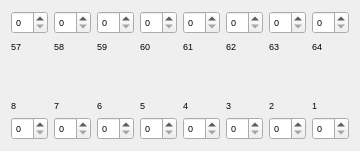
  <widget class="QWidget" name="layoutWidget">
   <property name="geometry">
    <rect>
     <x>530</x>
     <y>260</y>
     <width>341</width>
     <height>151</height>
    </rect>
   </property>
   <property name="font">
    <font>
     <pointsize>7</pointsize>
    </font>
   </property>
   <layout class="QVBoxLayout" name="verticalLayout_46">
    <item>
     <layout class="QHBoxLayout" name="horizontalLayout_56">
      <item>
       <layout class="QVBoxLayout" name="verticalLayout_38">
        <item>
         <widget class="QSpinBox" name="sp57">
          <property name="font">
           <font>
            <pointsize>7</pointsize>
           </font>
          </property>
         </widget>
        </item>
        <item>
         <widget class="QLabel" name="label_82">
          <property name="font">
           <font>
            <pointsize>7</pointsize>
           </font>
          </property>
          <property name="text">
           <string>57</string>
          </property>
         </widget>
        </item>
       </layout>
      </item>
      <item>
       <layout class="QVBoxLayout" name="verticalLayout_39">
        <item>
         <widget class="QSpinBox" name="sp58">
          <property name="font">
           <font>
            <pointsize>7</pointsize>
           </font>
          </property>
         </widget>
        </item>
        <item>
         <widget class="QLabel" name="label_83">
          <property name="font">
           <font>
            <pointsize>7</pointsize>
           </font>
          </property>
          <property name="text">
           <string>58</string>
          </property>
         </widget>
        </item>
       </layout>
      </item>
      <item>
       <layout class="QVBoxLayout" name="verticalLayout_40">
        <item>
         <widget class="QSpinBox" name="sp59">
          <property name="font">
           <font>
            <pointsize>7</pointsize>
           </font>
          </property>
         </widget>
        </item>
        <item>
         <widget class="QLabel" name="label_84">
          <property name="font">
           <font>
            <pointsize>7</pointsize>
           </font>
          </property>
          <property name="text">
           <string>59</string>
          </property>
         </widget>
        </item>
       </layout>
      </item>
      <item>
       <layout class="QVBoxLayout" name="verticalLayout_41">
        <item>
         <widget class="QSpinBox" name="sp60">
          <property name="font">
           <font>
            <pointsize>7</pointsize>
           </font>
          </property>
         </widget>
        </item>
        <item>
         <widget class="QLabel" name="label_85">
          <property name="font">
           <font>
            <pointsize>7</pointsize>
           </font>
          </property>
          <property name="text">
           <string>60</string>
          </property>
         </widget>
        </item>
       </layout>
      </item>
      <item>
       <layout class="QVBoxLayout" name="verticalLayout_42">
        <item>
         <widget class="QSpinBox" name="sp61">
          <property name="font">
           <font>
            <pointsize>7</pointsize>
           </font>
          </property>
         </widget>
        </item>
        <item>
         <widget class="QLabel" name="label_86">
          <property name="font">
           <font>
            <pointsize>7</pointsize>
           </font>
          </property>
          <property name="text">
           <string>61</string>
          </property>
         </widget>
        </item>
       </layout>
      </item>
      <item>
       <layout class="QVBoxLayout" name="verticalLayout_43">
        <item>
         <widget class="QSpinBox" name="sp62">
          <property name="font">
           <font>
            <pointsize>7</pointsize>
           </font>
          </property>
         </widget>
        </item>
        <item>
         <widget class="QLabel" name="label_87">
          <property name="font">
           <font>
            <pointsize>7</pointsize>
           </font>
          </property>
          <property name="text">
           <string>62</string>
          </property>
         </widget>
        </item>
       </layout>
      </item>
      <item>
       <layout class="QVBoxLayout" name="verticalLayout_44">
        <item>
         <widget class="QSpinBox" name="sp63">
          <property name="font">
           <font>
            <pointsize>7</pointsize>
           </font>
          </property>
         </widget>
        </item>
        <item>
         <widget class="QLabel" name="label_88">
          <property name="font">
           <font>
            <pointsize>7</pointsize>
           </font>
          </property>
          <property name="text">
           <string>63</string>
          </property>
         </widget>
        </item>
       </layout>
      </item>
      <item>
       <layout class="QVBoxLayout" name="verticalLayout_45">
        <item>
         <widget class="QSpinBox" name="sp64">
          <property name="font">
           <font>
            <pointsize>7</pointsize>
           </font>
          </property>
         </widget>
        </item>
        <item>
         <widget class="QLabel" name="label_89">
          <property name="font">
           <font>
            <pointsize>7</pointsize>
           </font>
          </property>
          <property name="text">
           <string>64</string>
          </property>
         </widget>
        </item>
       </layout>
      </item>
     </layout>
    </item>
    <item>
     <spacer name="verticalSpacer_2">
      <property name="font">
       <font>
        <pointsize>7</pointsize>
       </font>
      </property>
      <property name="orientation">
       <enum>Qt::Vertical</enum>
      </property>
      <property name="sizeType">
       <enum>QSizePolicy::Fixed</enum>
      </property>
      <property name="sizeHint" stdset="0">
       <size>
        <width>20</width>
        <height>40</height>
       </size>
      </property>
     </spacer>
    </item>
    <item>
     <layout class="QHBoxLayout" name="horizontalLayout">
      <item>
       <layout class="QVBoxLayout" name="verticalLayout_8">
        <item>
         <widget class="QLabel" name="label_8">
          <property name="font">
           <font>
            <pointsize>7</pointsize>
           </font>
          </property>
          <property name="text">
           <string>8</string>
          </property>
         </widget>
        </item>
        <item>
         <widget class="QSpinBox" name="sp8">
          <property name="font">
           <font>
            <pointsize>7</pointsize>
           </font>
          </property>
         </widget>
        </item>
       </layout>
      </item>
      <item>
       <layout class="QVBoxLayout" name="verticalLayout_7">
        <item>
         <widget class="QLabel" name="label_7">
          <property name="font">
           <font>
            <pointsize>7</pointsize>
           </font>
          </property>
          <property name="text">
           <string>7</string>
          </property>
         </widget>
        </item>
        <item>
         <widget class="QSpinBox" name="sp7">
          <property name="font">
           <font>
            <pointsize>7</pointsize>
           </font>
          </property>
         </widget>
        </item>
       </layout>
      </item>
      <item>
       <layout class="QVBoxLayout" name="verticalLayout_6">
        <item>
         <widget class="QLabel" name="label_6">
          <property name="font">
           <font>
            <pointsize>7</pointsize>
           </font>
          </property>
          <property name="text">
           <string>6</string>
          </property>
         </widget>
        </item>
        <item>
         <widget class="QSpinBox" name="sp6">
          <property name="font">
           <font>
            <pointsize>7</pointsize>
           </font>
          </property>
         </widget>
        </item>
       </layout>
      </item>
      <item>
       <layout class="QVBoxLayout" name="verticalLayout_5">
        <item>
         <widget class="QLabel" name="label_5">
          <property name="font">
           <font>
            <pointsize>7</pointsize>
           </font>
          </property>
          <property name="text">
           <string>5</string>
          </property>
         </widget>
        </item>
        <item>
         <widget class="QSpinBox" name="sp5">
          <property name="font">
           <font>
            <pointsize>7</pointsize>
           </font>
          </property>
         </widget>
        </item>
       </layout>
      </item>
      <item>
       <layout class="QVBoxLayout" name="verticalLayout_4">
        <item>
         <widget class="QLabel" name="label_4">
          <property name="font">
           <font>
            <pointsize>7</pointsize>
           </font>
          </property>
          <property name="text">
           <string>4</string>
          </property>
         </widget>
        </item>
        <item>
         <widget class="QSpinBox" name="sp4">
          <property name="font">
           <font>
            <pointsize>7</pointsize>
           </font>
          </property>
         </widget>
        </item>
       </layout>
      </item>
      <item>
       <layout class="QVBoxLayout" name="verticalLayout_3">
        <item>
         <widget class="QLabel" name="label_3">
          <property name="font">
           <font>
            <pointsize>7</pointsize>
           </font>
          </property>
          <property name="text">
           <string>3</string>
          </property>
         </widget>
        </item>
        <item>
         <widget class="QSpinBox" name="sp3">
          <property name="font">
           <font>
            <pointsize>7</pointsize>
           </font>
          </property>
         </widget>
        </item>
       </layout>
      </item>
      <item>
       <layout class="QVBoxLayout" name="verticalLayout_2">
        <item>
         <widget class="QLabel" name="label_2">
          <property name="font">
           <font>
            <pointsize>7</pointsize>
           </font>
          </property>
          <property name="text">
           <string>2</string>
          </property>
         </widget>
        </item>
        <item>
         <widget class="QSpinBox" name="sp2">
          <property name="font">
           <font>
            <pointsize>7</pointsize>
           </font>
          </property>
         </widget>
        </item>
       </layout>
      </item>
      <item>
       <layout class="QVBoxLayout" name="verticalLayout">
        <item>
         <widget class="QLabel" name="label">
          <property name="font">
           <font>
            <pointsize>7</pointsize>
           </font>
          </property>
          <property name="text">
           <string>1</string>
          </property>
         </widget>
        </item>
        <item>
         <widget class="QSpinBox" name="sp1">
          <property name="font">
           <font>
            <pointsize>7</pointsize>
           </font>
          </property>
         </widget>
        </item>
       </layout>
      </item>
     </layout>
    </item>
   </layout>
  </widget>
